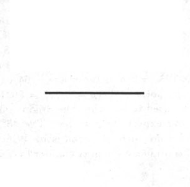
#> input picture Hough_Transform_tutorial/sample-1.png, 190 x 187 px; its folder holds only this picture in this run
$ python hough-transform-vectorized.py
#> lines starting #> are read from the running program, lines starting #| are printed output that depends on the picture; after the words box and inside, x2 and y2 are one past the last pixel; in counts of white or black regions, pixels touching at a corner belong together
import cv2
import numpy as np
import matplotlib.pyplot as plt
import matplotlib.lines as mlines


def hough_transform_vectorized(image, edge_image, num_rhos=180, num_thetas=180, t_count=220):
  edge_height, edge_width = edge_image.shape[:2]
  edge_height_half, edge_width_half = edge_height / 2, edge_width / 2
  #
  d = np.sqrt(np.square(edge_height) + np.square(edge_width))
  dtheta = 180 / num_thetas
  drho = (2 * d) / num_rhos
  #
  thetas = np.arange(0, 180, step=dtheta)
  rhos = np.arange(-d, d, step=drho)
  #
  cos_thetas = np.cos(np.deg2rad(thetas))
  sin_thetas = np.sin(np.deg2rad(thetas))
  #
  accumulator = np.zeros((len(rhos), len(rhos)))
  #
  figure = plt.figure(figsize=(12, 12))
  subplot1 = figure.add_subplot(1, 4, 1)
  subplot1.imshow(image)
  subplot2 = figure.add_subplot(1, 4, 2)
  subplot2.imshow(edge_image, cmap="gray")
  subplot3 = figure.add_subplot(1, 4, 3)
  subplot3.set_facecolor((0, 0, 0))
  subplot4 = figure.add_subplot(1, 4, 4)
  subplot4.imshow(image)
  #
  edge_points = np.argwhere(edge_image != 0)
  edge_points = edge_points - np.array([[edge_height_half, edge_width_half]])
  #
  rho_values = np.matmul(edge_points, np.array([sin_thetas, cos_thetas]))
  #
  accumulator, theta_vals, rho_vals = np.histogram2d(
      np.tile(thetas, rho_values.shape[0]),
      rho_values.ravel(),
      bins=[thetas, rhos]
  )
  accumulator = np.transpose(accumulator)
  lines = np.argwhere(accumulator > t_count)
  rho_idxs, theta_idxs = lines[:, 0], lines[:, 1]
  r, t = rhos[rho_idxs], thetas[theta_idxs]

  for ys in rho_values:
    subplot3.plot(thetas, ys, color="white", alpha=0.05)

  subplot3.plot([t], [r], color="yellow", marker='o')

  for line in lines:
    y, x = line
    rho = rhos[y]
    theta = thetas[x]
    a = np.cos(np.deg2rad(theta))
    b = np.sin(np.deg2rad(theta))
    x0 = (a * rho) + edge_width_half
    y0 = (b * rho) + edge_height_half
    x1 = int(x0 + 1000 * (-b))
    y1 = int(y0 + 1000 * (a))
    x2 = int(x0 - 1000 * (-b))
    y2 = int(y0 - 1000 * (a))
    subplot3.plot([theta], [rho], marker='o', color="yellow")
    subplot4.add_line(mlines.Line2D([x1, x2], [y1, y2]))

  subplot3.invert_yaxis()
  subplot3.invert_xaxis()

  subplot1.title.set_text("Original Image")
  subplot2.title.set_text("Edge Image")
  subplot3.title.set_text("Hough Space")
  subplot4.title.set_text("Detected Lines")
  plt.show()
  return accumulator, rhos, thetas


if __name__ == "__main__":
  for i in range(3):
    image = cv2.imread(f"sample-{i+1}.png")
#> image is the input picture: shape (187, 190, 3); min 48, max 255, mean 252.9
    edge_image = cv2.cvtColor(image, cv2.COLOR_BGR2GRAY)
    edge_image = cv2.GaussianBlur(edge_image, (3, 3), 1)
    edge_image = cv2.Canny(edge_image, 100, 200)
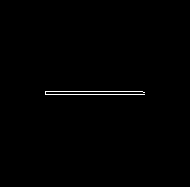
#> edge_image: shape (187, 190); 0.57% white in thin lines or dots, all inside (x1, y1, x2, y2) = (45, 91, 145, 95)
    edge_image = cv2.dilate(
        edge_image,
        cv2.getStructuringElement(cv2.MORPH_RECT, (5, 5)),
        iterations=1
    )
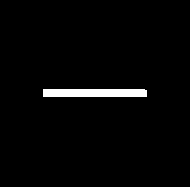
#> edge_image: shape (187, 190); 2.3% white; 1 white region, box (x1, y1, x2, y2) and area: (43, 89, 147, 97) 830
    edge_image = cv2.erode(
        edge_image,
        cv2.getStructuringElement(cv2.MORPH_RECT, (5, 5)),
        iterations=1
    )
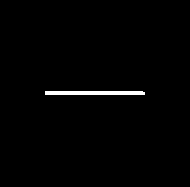
#> edge_image: shape (187, 190); 1.1% white; 1 white region, box (x1, y1, x2, y2) and area: (45, 91, 145, 95) 398
    hough_transform_vectorized(image, edge_image)
#> in hough_transform_vectorized, `edge_points = np.argwhere(edge_image != 0)`: edge_points = 398 pairs, first value 91 to 94, second value 45 to 144
#> in hough_transform_vectorized, `edge_points = edge_points - np.array([[edge_height_half, edge_width_ha..`: edge_points = 398 pairs, first value -2.5 to 0.5, second value -50 to 49
#> in hough_transform_vectorized, `rho_values = np.matmul(edge_points, np.array([sin_thetas, cos_thetas]))`:
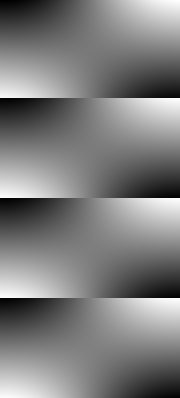
#> rho_values: shape (398, 180) float64; min -50.06, max 50, mean -0.6; drawn with min black and max white
#> in hough_transform_vectorized, `accumulator, theta_vals, rho_vals = np.histogram2d( np.tile(thetas, rh..`: theta_vals = 180 values from 0 to 179; rho_vals = 180 values from -266.6 to 263.6
#> in hough_transform_vectorized, `lines = np.argwhere(accumulator > t_count)`: lines = [[89, 88], [89, 89], [89, 90], [89, 91], [89, 92]]
#> in hough_transform_vectorized, `rho_idxs, theta_idxs = lines[:, 0], lines[:, 1]`: rho_idxs = [89, 89, 89, 89, 89]; theta_idxs = [88, 89, 90, 91, 92]
#> in hough_transform_vectorized, `r, t = rhos[rho_idxs], thetas[theta_idxs]`: r = [-2.96, -2.96, -2.96, -2.96, -2.96]; t = [88, 89, 90, 91, 92]
#> the loop in hough_transform_vectorized, `for line in lines:` made 5 passes
#> (line, a, b, x0, x1, y1, x2, y2) on passes 1 to 5: ([89, 88], 0.0349, 0.999, 94.9, -904, 125, 1094, 55), ([89, 89], 0.0175, 1, 94.95, -904, 107, 1094, 73), ([89, 90], 6.12e-17, 1, 95, -905, 90, 1095, 90), ([89, 91], -0.0175, 1, 95.05, -904, 73, 1094, 107), ([89, 92], -0.0349, 0.999, 95.1, -904, 55, 1094, 125)
#> in hough_transform_vectorized, `plt.show()`:
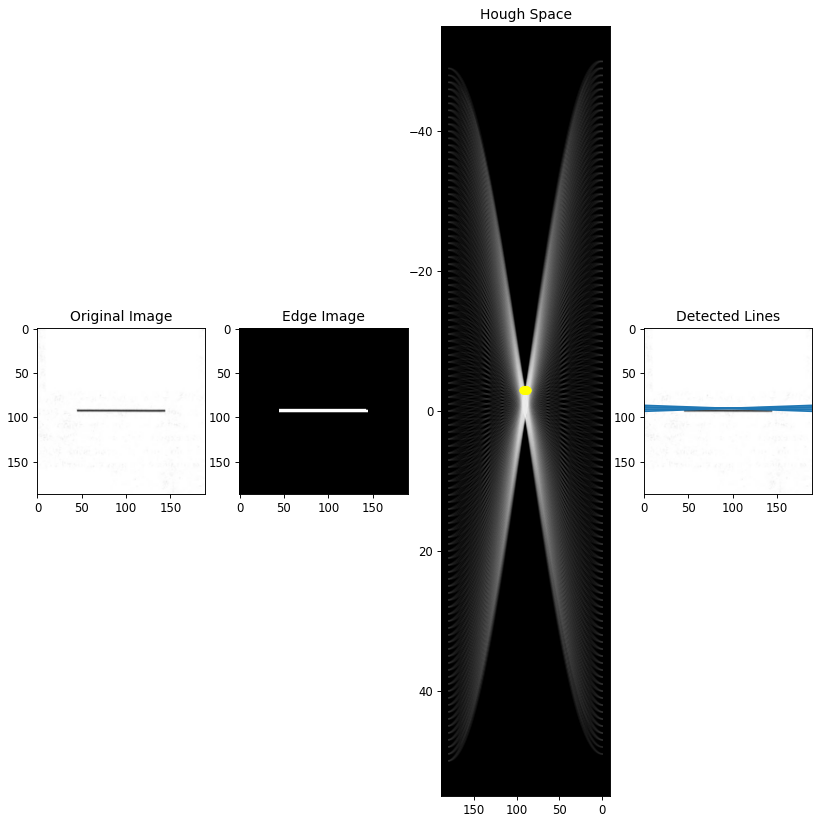
#> figure drawn by matplotlib, 4 panels; panel 3: curve peaks at x = 179, y = 49.95; panel 3: curve peaks at x = 179, y = 48.95; panel 3: curve peaks at x = 179, y = 47.95
#> (the run stopped early here; a loop or call above may not have finished)
